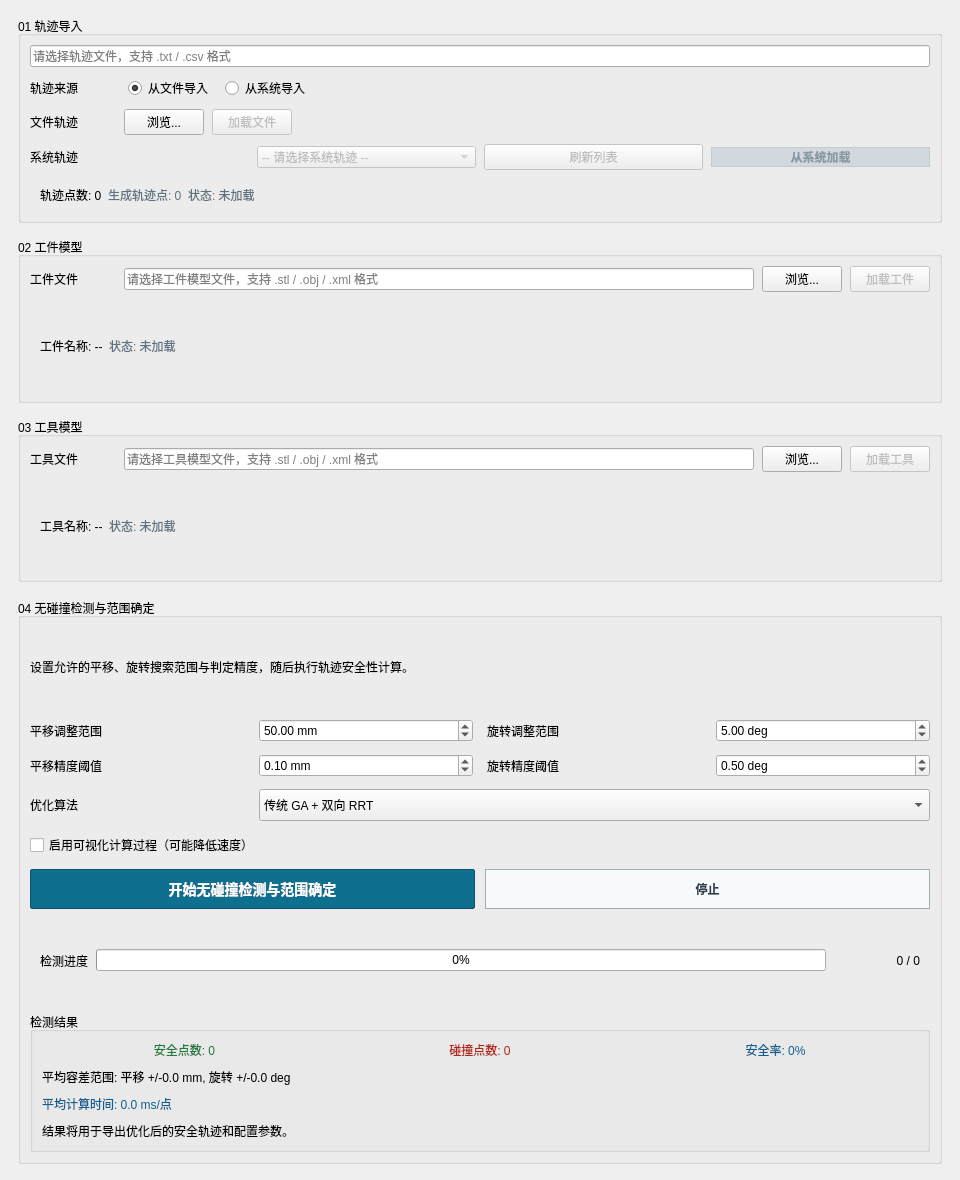
     <widget class="QWidget" name="scrollAreaWidgetContents">
      <property name="geometry">
       <rect>
        <x>0</x>
        <y>0</y>
        <width>960</width>
        <height>1180</height>
       </rect>
      </property>
      <layout class="QVBoxLayout" name="contentLayout">
       <property name="spacing">
        <number>16</number>
       </property>
       <property name="leftMargin">
        <number>18</number>
       </property>
       <property name="topMargin">
        <number>16</number>
       </property>
       <property name="rightMargin">
        <number>18</number>
       </property>
       <property name="bottomMargin">
        <number>16</number>
       </property>
       <item>
        <layout class="QVBoxLayout" name="leftColumnLayout">
         <property name="spacing">
          <number>14</number>
         </property>
         <item>
          <widget class="QGroupBox" name="trajectoryImportGroup">
           <property name="title">
            <string>01 轨迹导入</string>
           </property>
           <layout class="QVBoxLayout" name="trajectoryImportLayout">
            <property name="spacing">
             <number>9</number>
            </property>
            <item>
             <widget class="QLineEdit" name="trajectoryFileLineEdit">
              <property name="readOnly">
               <bool>true</bool>
              </property>
              <property name="placeholderText">
               <string>请选择轨迹文件，支持 .txt / .csv 格式</string>
              </property>
             </widget>
            </item>
            <item>
             <layout class="QHBoxLayout" name="trajectorySourceLayout">
              <property name="spacing">
               <number>12</number>
              </property>
              <item>
               <widget class="QLabel" name="trajectorySourceLabel">
                <property name="minimumSize">
                 <size>
                  <width>86</width>
                  <height>0</height>
                 </size>
                </property>
                <property name="text">
                 <string>轨迹来源</string>
                </property>
               </widget>
              </item>
              <item>
               <widget class="QRadioButton" name="trajectoryFromFileRadio">
                <property name="text">
                 <string>从文件导入</string>
                </property>
                <property name="checked">
                 <bool>true</bool>
                </property>
               </widget>
              </item>
              <item>
               <widget class="QRadioButton" name="trajectoryFromSystemRadio">
                <property name="text">
                 <string>从系统导入</string>
                </property>
               </widget>
              </item>
              <item>
               <spacer name="trajectorySourceSpacer">
                <property name="orientation">
                 <enum>Qt::Horizontal</enum>
                </property>
                <property name="sizeHint" stdset="0">
                 <size>
                  <width>0</width>
                  <height>0</height>
                 </size>
                </property>
               </spacer>
              </item>
             </layout>
            </item>
            <item>
             <layout class="QHBoxLayout" name="trajectoryFileLayout">
              <property name="spacing">
               <number>8</number>
              </property>
              <item>
               <widget class="QLabel" name="trajectoryFileLabel">
                <property name="minimumSize">
                 <size>
                  <width>86</width>
                  <height>0</height>
                 </size>
                </property>
                <property name="text">
                 <string>文件轨迹</string>
                </property>
               </widget>
              </item>
              <item>
               <widget class="QPushButton" name="browseTrajectoryButton">
                <property name="text">
                 <string>浏览...</string>
                </property>
               </widget>
              </item>
              <item>
               <widget class="QPushButton" name="loadTrajectoryFromFileButton">
                <property name="enabled">
                 <bool>false</bool>
                </property>
                <property name="text">
                 <string>加载文件</string>
                </property>
               </widget>
              </item>
              <item>
               <spacer name="trajectoryFileSpacer">
                <property name="orientation">
                 <enum>Qt::Horizontal</enum>
                </property>
                <property name="sizeHint" stdset="0">
                 <size>
                  <width>0</width>
                  <height>0</height>
                 </size>
                </property>
               </spacer>
              </item>
             </layout>
            </item>
            <item>
             <layout class="QHBoxLayout" name="trajectorySystemLayout">
              <property name="spacing">
               <number>8</number>
              </property>
              <item>
               <widget class="QLabel" name="trajectorySystemLabel">
                <property name="minimumSize">
                 <size>
                  <width>86</width>
                  <height>0</height>
                 </size>
                </property>
                <property name="text">
                 <string>系统轨迹</string>
                </property>
               </widget>
              </item>
              <item>
               <widget class="QComboBox" name="systemTrajectoryComboBox">
                <property name="enabled">
                 <bool>false</bool>
                </property>
                <item>
                 <property name="text">
                  <string>-- 请选择系统轨迹 --</string>
                 </property>
                </item>
               </widget>
              </item>
              <item>
               <widget class="QPushButton" name="refreshSystemTrajectoryButton">
                <property name="enabled">
                 <bool>false</bool>
                </property>
                <property name="text">
                 <string>刷新列表</string>
                </property>
               </widget>
              </item>
              <item>
               <widget class="QPushButton" name="loadTrajectoryFromSystemButton">
                <property name="enabled">
                 <bool>false</bool>
                </property>
                <property name="styleSheet">
                 <string notr="true">QPushButton {
    background-color: #b96f00;
    color: #ffffff;
    border: 1px solid #8f5600;
    font-weight: 700;
}
QPushButton:hover { background-color: #9f5f00; }
QPushButton:pressed { background-color: #7d4b00; }
QPushButton:disabled { background-color: #d1d9de; border-color: #c1ccd3; color: #8998a1; }</string>
                </property>
                <property name="text">
                 <string>从系统加载</string>
                </property>
               </widget>
              </item>
             </layout>
            </item>
            <item>
             <widget class="QFrame" name="trajectoryInfoFrame">
              <layout class="QHBoxLayout" name="trajectoryInfoLayout">
               <property name="leftMargin">
                <number>10</number>
               </property>
               <property name="topMargin">
                <number>7</number>
               </property>
               <property name="rightMargin">
                <number>10</number>
               </property>
               <property name="bottomMargin">
                <number>7</number>
               </property>
               <item>
                <widget class="QLabel" name="trajectoryPointCountLabel">
                 <property name="text">
                  <string>轨迹点数: 0</string>
                 </property>
                </widget>
               </item>
               <item>
                <widget class="QLabel" name="generatedTrajectoryPointCountLabel">
                 <property name="styleSheet">
                  <string notr="true">color: #60727f;</string>
                 </property>
                 <property name="text">
                  <string>生成轨迹点: 0</string>
                 </property>
                </widget>
               </item>
               <item>
                <widget class="QLabel" name="trajectoryStatusLabel">
                 <property name="styleSheet">
                  <string notr="true">color: #60727f;</string>
                 </property>
                 <property name="text">
                  <string>状态: 未加载</string>
                 </property>
                </widget>
               </item>
               <item>
                <spacer name="trajectoryInfoSpacer">
                 <property name="orientation">
                  <enum>Qt::Horizontal</enum>
                 </property>
                 <property name="sizeHint" stdset="0">
                  <size>
                   <width>0</width>
                   <height>0</height>
                  </size>
                 </property>
                </spacer>
               </item>
              </layout>
             </widget>
            </item>
           </layout>
          </widget>
         </item>
         <item>
          <widget class="QGroupBox" name="workpieceImportGroup">
           <property name="title">
            <string>02 工件模型</string>
           </property>
           <layout class="QVBoxLayout" name="workpieceImportLayout">
            <property name="spacing">
             <number>9</number>
            </property>
            <item>
             <layout class="QHBoxLayout" name="workpieceFileLayout">
              <property name="spacing">
               <number>8</number>
              </property>
              <item>
               <widget class="QLabel" name="workpieceFileLabel">
                <property name="minimumSize">
                 <size>
                  <width>86</width>
                  <height>0</height>
                 </size>
                </property>
                <property name="text">
                 <string>工件文件</string>
                </property>
               </widget>
              </item>
              <item>
               <widget class="QLineEdit" name="workpieceFileLineEdit">
                <property name="readOnly">
                 <bool>true</bool>
                </property>
                <property name="placeholderText">
                 <string>请选择工件模型文件，支持 .stl / .obj / .xml 格式</string>
                </property>
               </widget>
              </item>
              <item>
               <widget class="QPushButton" name="browseWorkpieceButton">
                <property name="text">
                 <string>浏览...</string>
                </property>
               </widget>
              </item>
              <item>
               <widget class="QPushButton" name="loadWorkpieceButton">
                <property name="enabled">
                 <bool>false</bool>
                </property>
                <property name="text">
                 <string>加载工件</string>
                </property>
               </widget>
              </item>
             </layout>
            </item>
            <item>
             <widget class="QFrame" name="workpieceInfoFrame">
              <layout class="QHBoxLayout" name="workpieceInfoLayout">
               <property name="leftMargin">
                <number>10</number>
               </property>
               <property name="topMargin">
                <number>7</number>
               </property>
               <property name="rightMargin">
                <number>10</number>
               </property>
               <property name="bottomMargin">
                <number>7</number>
               </property>
               <item>
                <widget class="QLabel" name="workpieceNameLabel">
                 <property name="text">
                  <string>工件名称: --</string>
                 </property>
                </widget>
               </item>
               <item>
                <widget class="QLabel" name="workpieceStatusLabel">
                 <property name="styleSheet">
                  <string notr="true">color: #60727f;</string>
                 </property>
                 <property name="text">
                  <string>状态: 未加载</string>
                 </property>
                </widget>
               </item>
               <item>
                <spacer name="workpieceInfoSpacer">
                 <property name="orientation">
                  <enum>Qt::Horizontal</enum>
                 </property>
                 <property name="sizeHint" stdset="0">
                  <size>
                   <width>0</width>
                   <height>0</height>
                  </size>
                 </property>
                </spacer>
               </item>
              </layout>
             </widget>
            </item>
           </layout>
          </widget>
         </item>
         <item>
          <widget class="QGroupBox" name="toolImportGroup">
           <property name="title">
            <string>03 工具模型</string>
           </property>
           <layout class="QVBoxLayout" name="toolImportLayout">
            <property name="spacing">
             <number>9</number>
            </property>
            <item>
             <layout class="QHBoxLayout" name="toolFileLayout">
              <property name="spacing">
               <number>8</number>
              </property>
              <item>
               <widget class="QLabel" name="toolFileLabel">
                <property name="minimumSize">
                 <size>
                  <width>86</width>
                  <height>0</height>
                 </size>
                </property>
                <property name="text">
                 <string>工具文件</string>
                </property>
               </widget>
              </item>
              <item>
               <widget class="QLineEdit" name="toolFileLineEdit">
                <property name="readOnly">
                 <bool>true</bool>
                </property>
                <property name="placeholderText">
                 <string>请选择工具模型文件，支持 .stl / .obj / .xml 格式</string>
                </property>
               </widget>
              </item>
              <item>
               <widget class="QPushButton" name="browseToolButton">
                <property name="text">
                 <string>浏览...</string>
                </property>
               </widget>
              </item>
              <item>
               <widget class="QPushButton" name="loadToolButton">
                <property name="enabled">
                 <bool>false</bool>
                </property>
                <property name="text">
                 <string>加载工具</string>
                </property>
               </widget>
              </item>
             </layout>
            </item>
            <item>
             <widget class="QFrame" name="toolInfoFrame">
              <layout class="QHBoxLayout" name="toolInfoLayout">
               <property name="leftMargin">
                <number>10</number>
               </property>
               <property name="topMargin">
                <number>7</number>
               </property>
               <property name="rightMargin">
                <number>10</number>
               </property>
               <property name="bottomMargin">
                <number>7</number>
               </property>
               <item>
                <widget class="QLabel" name="toolNameLabel">
                 <property name="text">
                  <string>工具名称: --</string>
                 </property>
                </widget>
               </item>
               <item>
                <widget class="QLabel" name="toolStatusLabel">
                 <property name="styleSheet">
                  <string notr="true">color: #60727f;</string>
                 </property>
                 <property name="text">
                  <string>状态: 未加载</string>
                 </property>
                </widget>
               </item>
               <item>
                <spacer name="toolInfoSpacer">
                 <property name="orientation">
                  <enum>Qt::Horizontal</enum>
                 </property>
                 <property name="sizeHint" stdset="0">
                  <size>
                   <width>0</width>
                   <height>0</height>
                  </size>
                 </property>
                </spacer>
               </item>
              </layout>
             </widget>
            </item>
           </layout>
          </widget>
         </item>
        </layout>
       </item>
       <item>
        <layout class="QVBoxLayout" name="rightColumnLayout">
         <property name="spacing">
          <number>14</number>
         </property>
         <item>
          <widget class="QGroupBox" name="collisionDetectionGroup">
           <property name="title">
            <string>04 无碰撞检测与范围确定</string>
           </property>
           <layout class="QVBoxLayout" name="collisionDetectionLayout">
            <property name="spacing">
             <number>12</number>
            </property>
            <item>
             <widget class="QLabel" name="parameterHintLabel">
              <property name="text">
               <string>设置允许的平移、旋转搜索范围与判定精度，随后执行轨迹安全性计算。</string>
              </property>
              <property name="wordWrap">
               <bool>true</bool>
              </property>
             </widget>
            </item>
            <item>
             <layout class="QGridLayout" name="collisionParamsGrid">
              <property name="horizontalSpacing">
               <number>14</number>
              </property>
              <property name="verticalSpacing">
               <number>12</number>
              </property>
              <item row="0" column="0">
               <widget class="QLabel" name="translationLimitLabel">
                <property name="text">
                 <string>平移调整范围</string>
                </property>
               </widget>
              </item>
              <item row="0" column="1">
               <widget class="QDoubleSpinBox" name="translationLimitSpinBox">
                <property name="minimumSize">
                 <size>
                  <width>130</width>
                  <height>0</height>
                 </size>
                </property>
                <property name="suffix">
                 <string> mm</string>
                </property>
                <property name="minimum">
                 <double>1.000000000000000</double>
                </property>
                <property name="maximum">
                 <double>500.000000000000000</double>
                </property>
                <property name="value">
                 <double>50.000000000000000</double>
                </property>
               </widget>
              </item>
              <item row="0" column="2">
               <widget class="QLabel" name="rotationLimitLabel">
                <property name="text">
                 <string>旋转调整范围</string>
                </property>
               </widget>
              </item>
              <item row="0" column="3">
               <widget class="QDoubleSpinBox" name="rotationLimitSpinBox">
                <property name="minimumSize">
                 <size>
                  <width>130</width>
                  <height>0</height>
                 </size>
                </property>
                <property name="suffix">
                 <string> deg</string>
                </property>
                <property name="minimum">
                 <double>0.100000000000000</double>
                </property>
                <property name="maximum">
                 <double>180.000000000000000</double>
                </property>
                <property name="value">
                 <double>5.000000000000000</double>
                </property>
               </widget>
              </item>
              <item row="1" column="0">
               <widget class="QLabel" name="positionToleranceLabel">
                <property name="text">
                 <string>平移精度阈值</string>
                </property>
               </widget>
              </item>
              <item row="1" column="1">
               <widget class="QDoubleSpinBox" name="positionToleranceSpinBox">
                <property name="minimumSize">
                 <size>
                  <width>130</width>
                  <height>0</height>
                 </size>
                </property>
                <property name="suffix">
                 <string> mm</string>
                </property>
                <property name="decimals">
                 <number>2</number>
                </property>
                <property name="minimum">
                 <double>0.010000000000000</double>
                </property>
                <property name="maximum">
                 <double>10.000000000000000</double>
                </property>
                <property name="singleStep">
                 <double>0.100000000000000</double>
                </property>
                <property name="value">
                 <double>0.100000000000000</double>
                </property>
               </widget>
              </item>
              <item row="1" column="2">
               <widget class="QLabel" name="rotationToleranceLabel">
                <property name="text">
                 <string>旋转精度阈值</string>
                </property>
               </widget>
              </item>
              <item row="1" column="3">
               <widget class="QDoubleSpinBox" name="rotationToleranceSpinBox">
                <property name="minimumSize">
                 <size>
                  <width>130</width>
                  <height>0</height>
                 </size>
                </property>
                <property name="suffix">
                 <string> deg</string>
                </property>
                <property name="decimals">
                 <number>2</number>
                </property>
                <property name="minimum">
                 <double>0.010000000000000</double>
                </property>
                <property name="maximum">
                 <double>10.000000000000000</double>
                </property>
                <property name="singleStep">
                 <double>0.100000000000000</double>
                </property>
                <property name="value">
                 <double>0.500000000000000</double>
                </property>
               </widget>
              </item>
              <item row="2" column="0">
               <widget class="QLabel" name="optimizationAlgorithmLabel">
                <property name="text">
                 <string>优化算法</string>
                </property>
               </widget>
              </item>
              <item row="2" column="1" colspan="3">
               <widget class="QComboBox" name="optimizationAlgorithmComboBox">
                <property name="minimumSize">
                 <size>
                  <width>0</width>
                  <height>32</height>
                 </size>
                </property>
                <item>
                 <property name="text">
                  <string>传统 GA + 双向 RRT</string>
                 </property>
                </item>
                <item>
                 <property name="text">
                  <string>并行遗传 GA + RRT</string>
                 </property>
                </item>
                <item>
                 <property name="text">
                  <string>蚁群算法 (ACO)</string>
                 </property>
                </item>
               </widget>
              </item>
              <item row="3" column="0" colspan="4">
               <widget class="QCheckBox" name="enableVisualizationCheckBox">
                <property name="text">
                 <string>启用可视化计算过程（可能降低速度）</string>
                </property>
               </widget>
              </item>
             </layout>
            </item>
            <item>
             <layout class="QHBoxLayout" name="collisionDetectionButtonLayout">
              <property name="spacing">
               <number>10</number>
              </property>
              <item>
               <widget class="QPushButton" name="startCollisionDetectionButton">
                <property name="enabled">
                 <bool>true</bool>
                </property>
                <property name="minimumSize">
                 <size>
                  <width>0</width>
                  <height>40</height>
                 </size>
                </property>
                <property name="styleSheet">
                 <string notr="true">QPushButton {
    background-color: #0f6f8f;
    color: #ffffff;
    border: 1px solid #0b526a;
    font-weight: 700;
    font-size: 14px;
    border-radius: 2px;
}
QPushButton:hover { background-color: #0b5f7c; }
QPushButton:pressed { background-color: #084b61; }
QPushButton:disabled { background-color: #d1d9de; border-color: #c1ccd3; color: #8998a1; }</string>
                </property>
                <property name="text">
                 <string>开始无碰撞检测与范围确定</string>
                </property>
               </widget>
              </item>
              <item>
               <widget class="QPushButton" name="stopCollisionDetectionButton">
                <property name="enabled">
                 <bool>true</bool>
                </property>
                <property name="minimumSize">
                 <size>
                  <width>96</width>
                  <height>40</height>
                 </size>
                </property>
                <property name="styleSheet">
                 <string notr="true">QPushButton {
    background-color: #f7f9fa;
    color: #2f414d;
    font-weight: 700;
    border: 1px solid #9daeb8;
}
QPushButton:hover { background-color: #e9eff2; }
QPushButton:pressed { background-color: #d7e0e5; }
QPushButton:disabled { background-color: #edf2f5; border-color: #c8d2d8; color: #a0adb5; }</string>
                </property>
                <property name="text">
                 <string>停止</string>
                </property>
               </widget>
              </item>
             </layout>
            </item>
            <item>
             <widget class="QFrame" name="progressPanelFrame">
              <layout class="QVBoxLayout" name="progressPanelLayout">
               <property name="spacing">
                <number>8</number>
               </property>
               <property name="leftMargin">
                <number>10</number>
               </property>
               <property name="topMargin">
                <number>8</number>
               </property>
               <property name="rightMargin">
                <number>10</number>
               </property>
               <property name="bottomMargin">
                <number>8</number>
               </property>
               <item>
                <layout class="QHBoxLayout" name="collisionProgressLayout">
                 <property name="spacing">
                  <number>8</number>
                 </property>
                 <item>
                  <widget class="QLabel" name="collisionProgressLabel">
                   <property name="text">
                    <string>检测进度</string>
                   </property>
                  </widget>
                 </item>
                 <item>
                  <widget class="QProgressBar" name="collisionProgressBar">
                   <property name="value">
                    <number>0</number>
                   </property>
                   <property name="textVisible">
                    <bool>true</bool>
                   </property>
                  </widget>
                 </item>
                 <item>
                  <widget class="QLabel" name="collisionProgressInfoLabel">
                   <property name="minimumSize">
                    <size>
                     <width>86</width>
                     <height>0</height>
                    </size>
                   </property>
                   <property name="alignment">
                    <set>Qt::AlignRight|Qt::AlignVCenter</set>
                   </property>
                   <property name="text">
                    <string>0 / 0</string>
                   </property>
                  </widget>
                 </item>
                </layout>
               </item>
              </layout>
             </widget>
            </item>
            <item>
             <widget class="QGroupBox" name="collisionResultGroup">
              <property name="title">
               <string>检测结果</string>
              </property>
              <layout class="QGridLayout" name="collisionResultGrid">
               <property name="horizontalSpacing">
                <number>10</number>
               </property>
               <property name="verticalSpacing">
                <number>9</number>
               </property>
               <item row="0" column="0">
                <widget class="QLabel" name="safePointsLabel">
                 <property name="styleSheet">
                  <string notr="true">color: #1f7a3d;</string>
                 </property>
                 <property name="alignment">
                  <set>Qt::AlignCenter</set>
                 </property>
                 <property name="text">
                  <string>安全点数: 0</string>
                 </property>
                </widget>
               </item>
               <item row="0" column="1">
                <widget class="QLabel" name="collisionPointsLabel">
                 <property name="styleSheet">
                  <string notr="true">color: #b42318;</string>
                 </property>
                 <property name="alignment">
                  <set>Qt::AlignCenter</set>
                 </property>
                 <property name="text">
                  <string>碰撞点数: 0</string>
                 </property>
                </widget>
               </item>
               <item row="0" column="2">
                <widget class="QLabel" name="safetyRateLabel">
                 <property name="styleSheet">
                  <string notr="true">color: #0f5f8f;</string>
                 </property>
                 <property name="alignment">
                  <set>Qt::AlignCenter</set>
                 </property>
                 <property name="text">
                  <string>安全率: 0%</string>
                 </property>
                </widget>
               </item>
               <item row="1" column="0" colspan="3">
                <widget class="QLabel" name="avgToleranceLabel">
                 <property name="text">
                  <string>平均容差范围: 平移 +/-0.0 mm, 旋转 +/-0.0 deg</string>
                 </property>
                </widget>
               </item>
               <item row="2" column="0" colspan="3">
                <widget class="QLabel" name="avgCalculationTimeLabel">
                 <property name="styleSheet">
                  <string notr="true">color: #0f5f8f;</string>
                 </property>
                 <property name="text">
                  <string>平均计算时间: 0.0 ms/点</string>
                 </property>
                 <property name="wordWrap">
                  <bool>true</bool>
                 </property>
                </widget>
               </item>
               <item row="3" column="0" colspan="3">
                <widget class="QLabel" name="resultHintLabel">
                 <property name="text">
                  <string>结果将用于导出优化后的安全轨迹和配置参数。</string>
                 </property>
                </widget>
               </item>
              </layout>
             </widget>
            </item>
           </layout>
          </widget>
         </item>
        </layout>
       </item>
      </layout>
     </widget>
